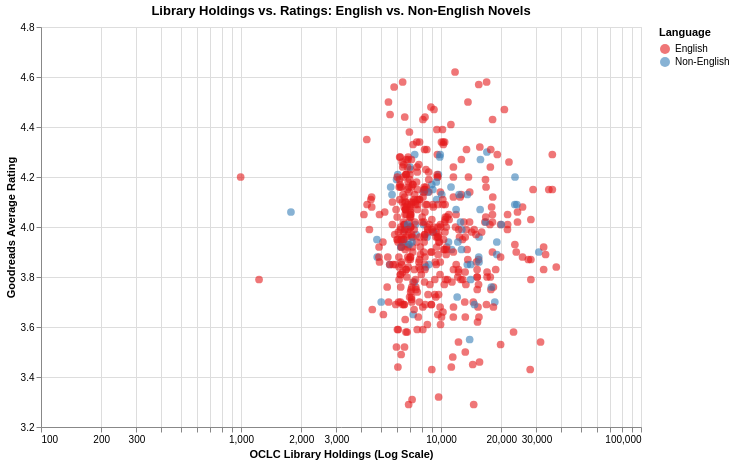

The notebook cell saved with this chart:
### Code cell
# Scatter: OCLC holdings vs Goodreads ratings, colored by English vs non-English
scatter_df = novels_df[
    novels_df['oclc_holdings'].notna() & 
    novels_df['gr_avg_rating'].notna() & 
    (novels_df['is_english'] != 'Unknown')
].copy()

chart = alt.Chart(scatter_df).mark_circle(size=60, opacity=0.6).encode(
    x=alt.X(
        'oclc_holdings:Q', 
        scale=alt.Scale(type='log'), 
        title='OCLC Library Holdings (Log Scale)'
    ),
    y=alt.Y(
        'gr_avg_rating:Q', 
        scale=alt.Scale(zero=False), 
        title='Goodreads Average Rating'
    ),
    color=alt.Color(
        'is_english:N', 
        scale=alt.Scale(scheme='set1'), 
        title='Language'
    ),
    tooltip=[
        alt.Tooltip('title:N', title='Book Title'),
        alt.Tooltip('author_name:N', title='Author'),
        alt.Tooltip('oclc_holdings:Q', title='Holdings'),
        alt.Tooltip('gr_avg_rating:Q', title='Rating'),
        alt.Tooltip('is_english:N', title='English?')
    ]
).properties(
    title='Library Holdings vs. Ratings: English vs. Non-English Novels',
    width=600,
    height=400
).interactive()

chart.display()

### Figure 1 — Vega-Lite specification as saved in the notebook (floating-point values rounded to 4 significant figures; data arrays with more than 128 entries replaced by an {"elided": "..."} marker saying what was removed)
{"config": {"view": {"continuousWidth": 300, "continuousHeight": 300}}, "data": {"name": "data-12a1dd951f06ac2d68e6acd37d9d76f5"}, "mark": {"type": "circle", "opacity": 0.6, "size": 60}, "encoding": {"color": {"field": "is_english", "scale": {"scheme": "set1"}, "title": "Language", "type": "nominal"}, "tooltip": [{"field": "title", "title": "Book Title", "type": "nominal"}, {"field": "author_name", "title": "Author", "type": "nominal"}, {"field": "oclc_holdings", "title": "Holdings", "type": "quantitative"}, {"field": "gr_avg_rating", "title": "Rating", "type": "quantitative"}, {"field": "is_english", "title": "English?", "type": "nominal"}], "x": {"field": "oclc_holdings", "scale": {"type": "log"}, "title": "OCLC Library Holdings (Log Scale)", "type": "quantitative"}, "y": {"field": "gr_avg_rating", "scale": {"zero": false}, "title": "Goodreads Average Rating", "type": "quantitative"}}, "height": 400, "params": [{"name": "param_1e9efca18e7a2868", "select": {"type": "interval", "encodings": ["x", "y"]}, "bind": "scales"}], "title": "Library Holdings vs. Ratings: English vs. Non-English Novels", "width": 600, "$schema": "https://vega.github.io/schema/vega-lite/v6.4.1.json", "datasets": {"data-12a1dd951f06ac2d68e6acd37d9d76f5": {"elided": "495 records"}}}
